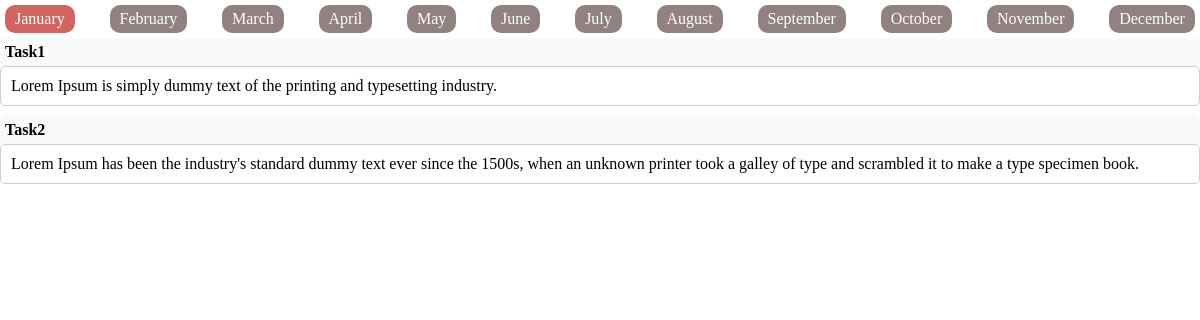
Screenshot of /todo/January with the database file from the repository.
### schedule/models.py (models this page shows, shortened)
class Months(models.Model):
    title = models.CharField(max_length=200)

class Tasks(models.Model):
    title = models.CharField(max_length=200)
    description = models.TextField(max_length=500)
    datetime = models.DateTimeField(default=datetime.now)
    month = models.ForeignKey(Months, on_delete=models.CASCADE)

### schedule/views.py (the view)
# urls.py: path('todo/<str:title>', read)
def read(request, title):
    return render(request, 'schedule/todo.html', {
        'months': Months.objects.all(),
        'tasks': Tasks.objects.filter(month=Months.objects.get(title=title)),
        'selected_month': title
    })

### schedule/templates/schedule/todo.html
{% extends 'main.html' %}
{% block main %}
    <dl>
    {% for task in tasks %}
        <dt>{{ task.title }}</dt>
        <dd>{{ task.description }}</dd>
    {% endfor %}
    </dl>
{% endblock %}

### templates/main.html (shortened to what this page needs)
{% load static %}
<!DOCTYPE html>
<html lang="en">
<head>
    <link rel="stylesheet" href="{% static 'css/main.css' %}">
</head>
<body>
    <header>
        <div class="header-menu">
        {% for month in months %}
            <a href="/{{ month.id }}" class="{% if month.title == selected_month %}active{% endif %}">{{ month.title }}</a>
        {% endfor %}
        </div>
    </header>
    {% block main %}{% endblock %}
</body>
</html>

### static/css/main.css (style rules this page uses)
* { margin: 0; padding: 0; box-sizing: border-box; }
a { text-decoration: none; }
.header-menu { width: 100%; display: flex; justify-content: space-between; padding: 5px; }
.header-menu a { color: #ffffff; padding: 5px 10px; border-radius: 10px; background-color: #928181; }
.header-menu a.active { background-color: #d26464; }
dl { margin-bottom: 20px; }
dt { font-weight: bold; background-color: #f0f0f0; padding: 5px; border-radius: 5px; }
dd { margin-left: 0; margin-bottom: 10px; padding: 10px; background-color: #ffffff; border: 1px solid #ccc; border-radius: 5px; }
dt:nth-child(odd) { background-color: #f9f9f9; }

### rows the page displays
Months: title "January"
Months: title "February"
Months: title "March"
Months: title "April"
Months: title "May"
Months: title "June"
Months: title "July"
Months: title "August"
Months: title "September"
Months: title "October"
Months: title "November"
Months: title "December"
Tasks: title "Task1", description "Lorem Ipsum is simply dummy text of the printing and typesetting industry."
Tasks: title "Task2", description "Lorem Ipsum has been the industry's standard dummy text ever since the 1500s, when an unknown printer took a galley of type and scrambled it to make a type specimen book."
